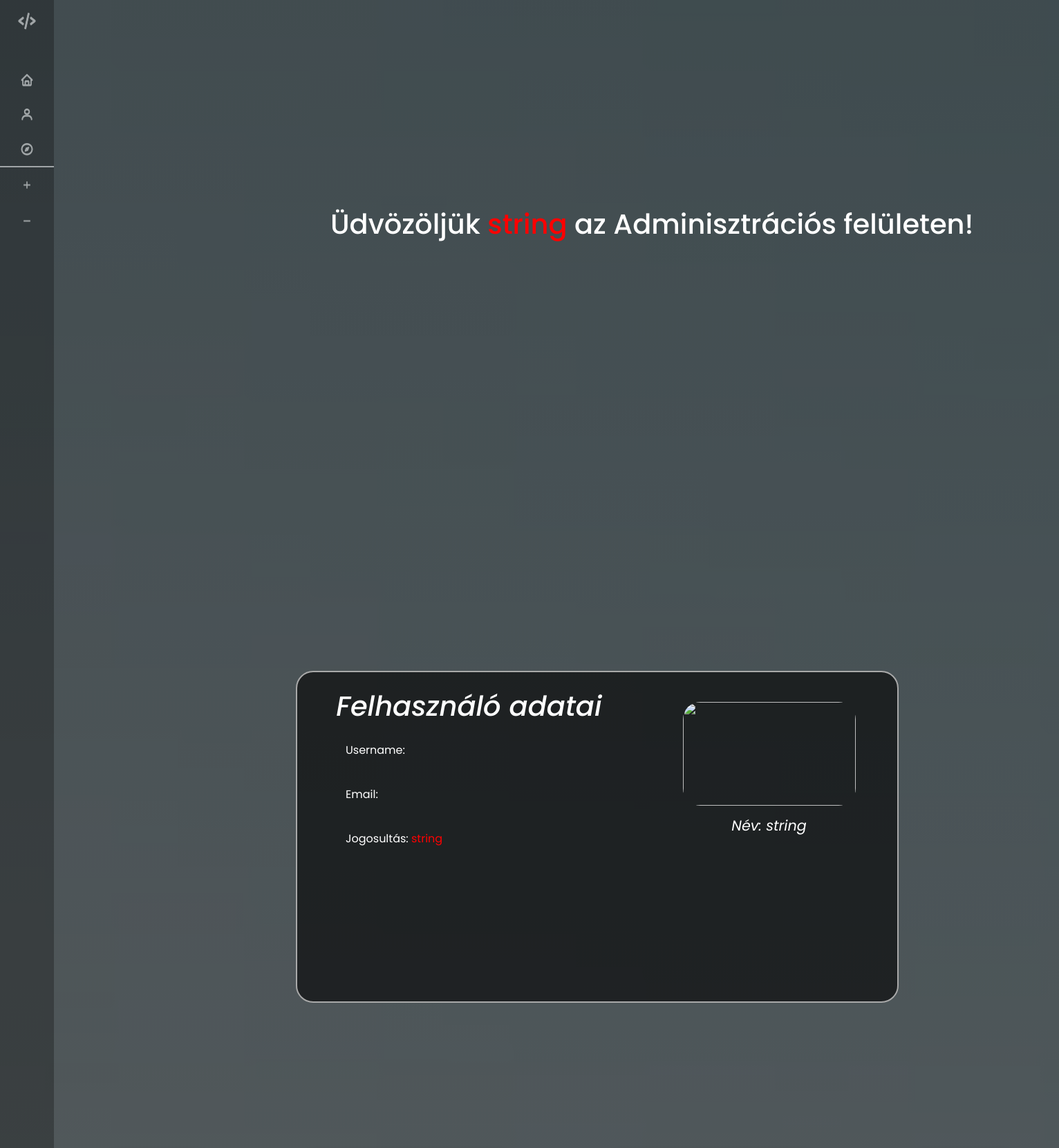
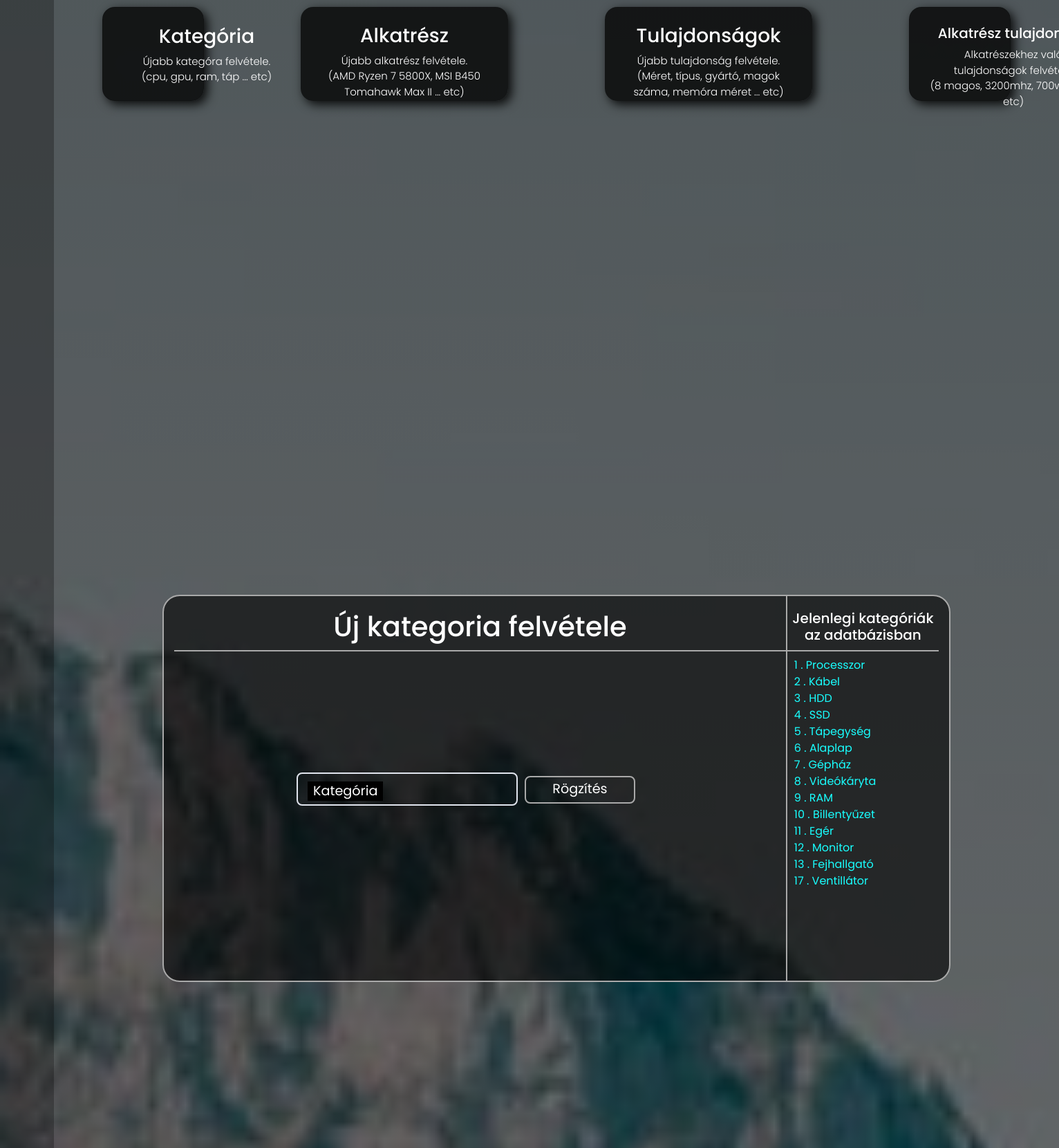
The page /Administration/administration.php (signed in, upper part) on the database its author committed (2 pictures, top to bottom).
### tables this page shows
CREATE TABLE categories (
  id INT(11) NOT NULL AUTO_INCREMENT,
  name VARCHAR(50) DEFAULT NULL,
  PRIMARY KEY (id)
);

### Application/Database.php (called while the page is built, shortened)
<?php
class Database
{
    private $dbhost = 'localhost';
    private $dbuser = "root";
    private $dbpassword = "";
    private $dbname = "microtech";
    private $dbc;
    function __construct()
    {
        try {
            $dsn = "mysql:host=" . $this->dbhost . ";port=3306" . ";dbname=" . $this->dbname;
            $options = [PDO::MYSQL_ATTR_INIT_COMMAND => "SET NAMES utf8", PDO::ATTR_ERRMODE => PDO::ERRMODE_EXCEPTION];
            $this->dbc = new PDO($dsn, $this->dbuser, $this->dbpassword, $options);
        } catch (PDOException $exc) {
            echo "Hiba: " . $exc->getMessage();
        }
    }
    public function read($table)
    {
        $sql = "SELECT * FROM " . $table;
        $stmt = $this->dbc->prepare($sql);
        $stmt->execute();
        $data = $stmt->fetchAll(PDO::FETCH_ASSOC);
        return $data;
    }
}

### Administration/administration.php (the view, shortened to what this page needs)
<?php
include __DIR__ . "../../Application/Database.php";
$db = new database();
$categories = $db->read('categories');
?>
<!DOCTYPE html>
<html lang="hu">
<head>
    <link href='https://unpkg.com/boxicons@2.1.1/css/boxicons.min.css' rel='stylesheet'>
    <link rel="stylesheet" href="https://maxcdn.bootstrapcdn.com/bootstrap/4.0.0/css/bootstrap.min.css">
    <link rel="stylesheet" href="../files/css/main.css?=<?= rand(1, 12000) ?>">
</head>
<body>
    <div class="sidebar close">
        <div class="logo-details">
            <i class='bx bx-code-alt' style="cursor: pointer;"></i>
        </div>
        <ul class="nav-links">
            <li>
                <a href="#home">
                    <i class='bx bx-home'></i>
                </a>
            </li>
            <li>
                <a href="#user">
                    <i class='bx bx-user'></i>
                </a>
            </li>
            <li>
                <a href="../php/explore.php">
                    <i class='bx bx-compass'></i>
                </a>
            </li>
            <div class="top-border">
                <li>
                    <div class="iocn-link">
                        <a href="#new-data">
                            <i class="bi bi-plus"></i>
                        </a>
                    </div>
                </li>
                <li>
                    <div class="iocn-link">
                        <a href="#delete-data">
                            <i class="bi bi-dash"></i>
                        </a>
                    </div>
                </li>
            </div>
        </ul>
    </div>
    <section class="home-section" id="home">
        <h1>Üdvözöljük <span class="red"><?php echo $_SESSION['fullname']; ?></span> az Adminisztrációs felületen!</h1>
    </section>
    <section class="home-section" id="user">
        <div class="user-border">
            <div class="user-data">
                <h1>Felhasználó adatai</h1>
                <ul>
                    <li> Username: <span class="red"><?php echo $_SESSION['username']; ?> </span><br></li>
                    <li> Email: <span class="red"><?php echo $_SESSION['email']; ?> </span><br></li>
                    <li> Jogosultás: <span class="red"><?php echo $_SESSION['permission']; ?></span><br></li>
                </ul>
            </div>
            <div class="user-picture">
                <figure>
                    <img src="../files/images/user.jpg" alt="" class="user-profilepicture"><br>
                    <figcaption class="img-description">
                        Név: <?php echo $_SESSION['fullname']; ?>
                    </figcaption>
                </figure>
            </div>
        </div>
    </section>
    <section class="home-section" id="new-data">
        <div class="card">
            <a href="#new-category">
                <div class="card-text">
                    <h2>Kategória</h2>
                    <p>Újabb kategóra felvétele.<br> (cpu, gpu, ram, táp ... etc)</p>
                </div>
            </a>
        </div>
        <div class="card2">
            <a href="#new-components">
                <div class="card-text">
                    <h2>Alkatrész</h2>
                    <p>Újabb alkatrész felvétele. <br>(AMD Ryzen 7 5800X, MSI B450 Tomahawk Max II ... etc)</p>
                </div>
            </a>
        </div>
        <div class="card3">
            <a href="#new-properties">
                <div class="card-text">
                    <h2>Tulajdonságok</h2>
                    <p>Újabb tulajdonság felvétele. <br>(Méret, típus, gyártó, magok száma, memóra méret ... etc)</p>
                </div>
            </a>
        </div>
        <div class="card">
            <a href="#new-comp_prop">
                <div class="card-text">
                    <h5>Alkatrész tulajdonság</h5>
                    <p>Alkatrészekhez való tulajdonságok felvétele <br> (8 magos, 3200mhz, 700w, 8gb ... etc)</p>
                </div>
            </a>
        </div>
    </section>
    <section class="home-section" id="new-category">
        <div class="container">
            <div class="category-box">
                <h1>Új kategoria felvétele</h1>
                <div class="form">
                    <form method="POST" action="<?php echo $_SERVER["PHP_SELF"] ?>">
                        <input type="text" id="catname" class="form_input" name="catname" autocomplete="off" placeholder=" " require>
                        <label for="catname" class="form_label">Kategória</label>
                        <input type="submit" name="cat-submit" value="Rögzítés" class="submit-btn">
                    </form>
                </div>
            </div>
            <div class="list-box">
                <h5>Jelenlegi kategóriák az adatbázisban</h5>
                <ul>
                    <li>
                        <?php
                        foreach ($categories as $key) :   ?>
                            <?= $key['id'] ?> . <?= $key['name'] ?><br>
                        <?php endforeach; ?>
                    </li>
                </ul>
            </div>
        </div>
    </section>
    <section class="home-section" id="new-components">
    </section>
</body>
</html>

### rows shown on the page
categories: id "1", name "Processzor"
categories: id "2", name "Kábel"
categories: id "3", name "HDD"
categories: id "4", name "SSD"
categories: id "5", name "Tápegység"
categories: id "6", name "Alaplap"
categories: id "7", name "Gépház"
categories: id "8", name "Videókáryta"
categories: id "9", name "RAM"
categories: id "10", name "Billentyűzet"
categories: id "11", name "Egér"
categories: id "12", name "Monitor"
categories: id "13", name "Fejhallgató"
categories: id "17", name "Ventillátor"

### other values the page prints
$_SESSION['permission'] "string"
$_SESSION['fullname'] "string"
